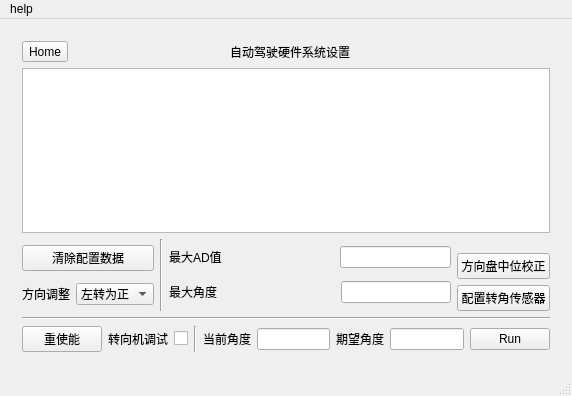
<?xml version="1.0" encoding="UTF-8"?>
<ui version="4.0">
 <class>MainWindow</class>
 <widget class="QMainWindow" name="MainWindow">
  <property name="geometry">
   <rect>
    <x>0</x>
    <y>0</y>
    <width>572</width>
    <height>396</height>
   </rect>
  </property>
  <property name="windowTitle">
   <string>MainWindow</string>
  </property>
  <widget class="QWidget" name="centralWidget">
   <layout class="QVBoxLayout" name="verticalLayout_21">
    <item>
     <widget class="QStackedWidget" name="stackedWidget">
      <property name="styleSheet">
       <string notr="true"/>
      </property>
      <property name="currentIndex">
       <number>1</number>
      </property>
      <widget class="QWidget" name="page_mainWindow">
       <property name="enabled">
        <bool>true</bool>
       </property>
       <property name="mouseTracking">
        <bool>false</bool>
       </property>
       <property name="acceptDrops">
        <bool>false</bool>
       </property>
       <property name="styleSheet">
        <string notr="true"/>
       </property>
       <layout class="QHBoxLayout" name="horizontalLayout_16">
        <item>
         <layout class="QHBoxLayout" name="horizontalLayout_7">
          <item>
           <widget class="QFrame" name="frame">
            <property name="maximumSize">
             <size>
              <width>265</width>
              <height>248</height>
             </size>
            </property>
            <property name="styleSheet">
             <string notr="true">image: url(:/image/seu.png);</string>
            </property>
            <property name="frameShape">
             <enum>QFrame::StyledPanel</enum>
            </property>
            <property name="frameShadow">
             <enum>QFrame::Raised</enum>
            </property>
           </widget>
          </item>
          <item>
           <layout class="QVBoxLayout" name="verticalLayout_8">
            <item>
             <layout class="QHBoxLayout" name="horizontalLayout_5">
              <item>
               <widget class="QLabel" name="label_7">
                <property name="text">
                 <string>端  口  号</string>
                </property>
               </widget>
              </item>
              <item>
               <widget class="QComboBox" name="comboBox_port"/>
              </item>
             </layout>
            </item>
            <item>
             <layout class="QHBoxLayout" name="horizontalLayout_6">
              <item>
               <widget class="QLabel" name="label_6">
                <property name="text">
                 <string>波  特  率</string>
                </property>
               </widget>
              </item>
              <item>
               <widget class="QComboBox" name="comboBox_baudrate">
                <item>
                 <property name="text">
                  <string>500kbps</string>
                 </property>
                </item>
                <item>
                 <property name="text">
                  <string>250kbps</string>
                 </property>
                </item>
               </widget>
              </item>
             </layout>
            </item>
            <item>
             <layout class="QHBoxLayout" name="horizontalLayout_15">
              <item>
               <widget class="QLabel" name="label_3">
                <property name="text">
                 <string>端口操作</string>
                </property>
               </widget>
              </item>
              <item>
               <widget class="QPushButton" name="pushButton_openConfigPort">
                <property name="text">
                 <string>  打开端口   </string>
                </property>
                <property name="checkable">
                 <bool>true</bool>
                </property>
                <property name="checked">
                 <bool>false</bool>
                </property>
               </widget>
              </item>
             </layout>
            </item>
            <item>
             <spacer name="verticalSpacer_2">
              <property name="orientation">
               <enum>Qt::Vertical</enum>
              </property>
              <property name="sizeHint" stdset="0">
               <size>
                <width>20</width>
                <height>40</height>
               </size>
              </property>
             </spacer>
            </item>
            <item>
             <layout class="QHBoxLayout" name="horizontalLayout_3">
              <item>
               <widget class="QPushButton" name="pushButton_systemDebug">
                <property name="text">
                 <string>系统调试</string>
                </property>
               </widget>
              </item>
              <item>
               <widget class="QPushButton" name="pushButton_systemConfig">
                <property name="text">
                 <string>  系统设置   </string>
                </property>
               </widget>
              </item>
             </layout>
            </item>
            <item>
             <widget class="QPushButton" name="pushButton_driverless">
              <property name="text">
               <string>  自动驾驶   </string>
              </property>
             </widget>
            </item>
           </layout>
          </item>
         </layout>
        </item>
       </layout>
      </widget>
      <widget class="QWidget" name="page_systemSetting">
       <layout class="QVBoxLayout" name="verticalLayout_7">
        <item>
         <layout class="QVBoxLayout" name="verticalLayout_6">
          <item>
           <layout class="QHBoxLayout" name="horizontalLayout_4">
            <item>
             <widget class="QToolButton" name="toolButton_fromSystemSettingToHome">
              <property name="text">
               <string>Home</string>
              </property>
             </widget>
            </item>
            <item>
             <spacer name="horizontalSpacer">
              <property name="orientation">
               <enum>Qt::Horizontal</enum>
              </property>
              <property name="sizeHint" stdset="0">
               <size>
                <width>40</width>
                <height>20</height>
               </size>
              </property>
             </spacer>
            </item>
            <item>
             <widget class="QLabel" name="label_4">
              <property name="styleSheet">
               <string notr="true">font: 75 15pt &quot;TakaoPGothic&quot;;</string>
              </property>
              <property name="text">
               <string>自动驾驶硬件系统设置             </string>
              </property>
             </widget>
            </item>
            <item>
             <spacer name="horizontalSpacer_3">
              <property name="orientation">
               <enum>Qt::Horizontal</enum>
              </property>
              <property name="sizeHint" stdset="0">
               <size>
                <width>40</width>
                <height>20</height>
               </size>
              </property>
             </spacer>
            </item>
           </layout>
          </item>
          <item>
           <layout class="QHBoxLayout" name="horizontalLayout_11">
            <item>
             <widget class="QListView" name="listView_systemSettingPage"/>
            </item>
           </layout>
          </item>
          <item>
           <layout class="QHBoxLayout" name="horizontalLayout_10">
            <item>
             <layout class="QVBoxLayout" name="verticalLayout_2">
              <item>
               <widget class="QPushButton" name="pushButton_clearConfig">
                <property name="text">
                 <string>清除配置数据</string>
                </property>
               </widget>
              </item>
              <item>
               <layout class="QHBoxLayout" name="horizontalLayout_2">
                <item>
                 <widget class="QLabel" name="label_8">
                  <property name="text">
                   <string>方向调整</string>
                  </property>
                 </widget>
                </item>
                <item>
                 <widget class="QComboBox" name="comboBox_steeringSign">
                  <item>
                   <property name="text">
                    <string>左转为正</string>
                   </property>
                  </item>
                  <item>
                   <property name="text">
                    <string>右转为正</string>
                   </property>
                  </item>
                 </widget>
                </item>
               </layout>
              </item>
             </layout>
            </item>
            <item>
             <widget class="Line" name="line">
              <property name="orientation">
               <enum>Qt::Vertical</enum>
              </property>
             </widget>
            </item>
            <item>
             <layout class="QVBoxLayout" name="verticalLayout_4">
              <item>
               <layout class="QHBoxLayout" name="horizontalLayout_9">
                <item>
                 <widget class="QLabel" name="label">
                  <property name="text">
                   <string>最大AD值</string>
                  </property>
                 </widget>
                </item>
                <item>
                 <spacer name="horizontalSpacer_21">
                  <property name="orientation">
                   <enum>Qt::Horizontal</enum>
                  </property>
                  <property name="sizeHint" stdset="0">
                   <size>
                    <width>40</width>
                    <height>20</height>
                   </size>
                  </property>
                 </spacer>
                </item>
                <item>
                 <widget class="QLineEdit" name="lineEdit_maxAd"/>
                </item>
               </layout>
              </item>
              <item>
               <layout class="QHBoxLayout" name="horizontalLayout">
                <item>
                 <widget class="QLabel" name="label_2">
                  <property name="text">
                   <string>最大角度  </string>
                  </property>
                 </widget>
                </item>
                <item>
                 <spacer name="horizontalSpacer_10">
                  <property name="orientation">
                   <enum>Qt::Horizontal</enum>
                  </property>
                  <property name="sizeHint" stdset="0">
                   <size>
                    <width>40</width>
                    <height>20</height>
                   </size>
                  </property>
                 </spacer>
                </item>
                <item>
                 <widget class="QLineEdit" name="lineEdit_maxAngle"/>
                </item>
               </layout>
              </item>
             </layout>
            </item>
            <item>
             <layout class="QVBoxLayout" name="verticalLayout">
              <item>
               <spacer name="verticalSpacer">
                <property name="orientation">
                 <enum>Qt::Vertical</enum>
                </property>
                <property name="sizeHint" stdset="0">
                 <size>
                  <width>20</width>
                  <height>40</height>
                 </size>
                </property>
               </spacer>
              </item>
              <item>
               <widget class="QPushButton" name="pushButton_verifySteering">
                <property name="text">
                 <string>方向盘中位校正</string>
                </property>
               </widget>
              </item>
              <item>
               <widget class="QPushButton" name="pushButton_configAngleSensor">
                <property name="text">
                 <string>配置转角传感器</string>
                </property>
               </widget>
              </item>
             </layout>
            </item>
           </layout>
          </item>
          <item>
           <widget class="Line" name="line_3">
            <property name="orientation">
             <enum>Qt::Horizontal</enum>
            </property>
           </widget>
          </item>
          <item>
           <layout class="QHBoxLayout" name="horizontalLayout_34">
            <item>
             <widget class="QPushButton" name="pushButton_steeringReEnable">
              <property name="text">
               <string>重使能</string>
              </property>
             </widget>
            </item>
            <item>
             <widget class="QLabel" name="label_19">
              <property name="text">
               <string>转向机调试</string>
              </property>
             </widget>
            </item>
            <item>
             <widget class="QCheckBox" name="checkBox_steerDebug">
              <property name="text">
               <string/>
              </property>
             </widget>
            </item>
            <item>
             <widget class="Line" name="line_4">
              <property name="orientation">
               <enum>Qt::Vertical</enum>
              </property>
             </widget>
            </item>
            <item>
             <widget class="QLabel" name="label_20">
              <property name="text">
               <string>当前角度</string>
              </property>
             </widget>
            </item>
            <item>
             <widget class="QLineEdit" name="lineEdit_currentAngle"/>
            </item>
            <item>
             <widget class="QLabel" name="label_21">
              <property name="text">
               <string>期望角度</string>
              </property>
             </widget>
            </item>
            <item>
             <widget class="QLineEdit" name="lineEdit_setAngle"/>
            </item>
            <item>
             <widget class="QPushButton" name="pushButton_steeringDebug">
              <property name="text">
               <string>Run</string>
              </property>
             </widget>
            </item>
           </layout>
          </item>
         </layout>
        </item>
       </layout>
      </widget>
      <widget class="QWidget" name="page">
       <layout class="QVBoxLayout" name="verticalLayout_9">
        <item>
         <layout class="QHBoxLayout" name="horizontalLayout_18">
          <item>
           <widget class="QToolButton" name="toolButton_fromDriverlessToHome">
            <property name="text">
             <string>Home</string>
            </property>
           </widget>
          </item>
          <item>
           <spacer name="horizontalSpacer_5">
            <property name="orientation">
             <enum>Qt::Horizontal</enum>
            </property>
            <property name="sizeHint" stdset="0">
             <size>
              <width>40</width>
              <height>20</height>
             </size>
            </property>
           </spacer>
          </item>
          <item>
           <widget class="QLabel" name="label_5">
            <property name="styleSheet">
             <string notr="true">font: 75 15pt &quot;TakaoPGothic&quot;;</string>
            </property>
            <property name="text">
             <string>智能农机自动驾驶系统         </string>
            </property>
           </widget>
          </item>
          <item>
           <spacer name="horizontalSpacer_9">
            <property name="orientation">
             <enum>Qt::Horizontal</enum>
            </property>
            <property name="sizeHint" stdset="0">
             <size>
              <width>40</width>
              <height>20</height>
             </size>
            </property>
           </spacer>
          </item>
         </layout>
        </item>
        <item>
         <layout class="QHBoxLayout" name="horizontalLayout_17">
          <item>
           <layout class="QVBoxLayout" name="verticalLayout_5">
            <item>
             <layout class="QHBoxLayout" name="horizontalLayout_8">
              <item>
               <widget class="QLabel" name="label_10">
                <property name="text">
                 <string>经度        </string>
                </property>
               </widget>
              </item>
              <item>
               <widget class="QLineEdit" name="lineEdit_lontitude"/>
              </item>
             </layout>
            </item>
            <item>
             <layout class="QHBoxLayout" name="horizontalLayout_12">
              <item>
               <widget class="QLabel" name="label_9">
                <property name="text">
                 <string>纬度        </string>
                </property>
               </widget>
              </item>
              <item>
               <widget class="QLineEdit" name="lineEdit_latitude"/>
              </item>
             </layout>
            </item>
            <item>
             <layout class="QHBoxLayout" name="horizontalLayout_13">
              <item>
               <widget class="QLabel" name="label_11">
                <property name="text">
                 <string>航向        </string>
                </property>
               </widget>
              </item>
              <item>
               <widget class="QLineEdit" name="lineEdit_vehicleYaw"/>
              </item>
             </layout>
            </item>
            <item>
             <layout class="QHBoxLayout" name="horizontalLayout_14">
              <item>
               <widget class="QLabel" name="label_12">
                <property name="text">
                 <string>前轮转角</string>
                </property>
               </widget>
              </item>
              <item>
               <widget class="QLineEdit" name="lineEdit_roadWheelngle"/>
              </item>
             </layout>
            </item>
            <item>
             <spacer name="verticalSpacer_4">
              <property name="orientation">
               <enum>Qt::Vertical</enum>
              </property>
              <property name="sizeHint" stdset="0">
               <size>
                <width>20</width>
                <height>40</height>
               </size>
              </property>
             </spacer>
            </item>
            <item>
             <widget class="QPushButton" name="pushButton_disableSteer">
              <property name="text">
               <string>失能转向电机</string>
              </property>
             </widget>
            </item>
            <item>
             <widget class="QPushButton" name="pushButton_steeringReEnable_2">
              <property name="text">
               <string>重使能</string>
              </property>
             </widget>
            </item>
           </layout>
          </item>
          <item>
           <spacer name="horizontalSpacer_2">
            <property name="orientation">
             <enum>Qt::Horizontal</enum>
            </property>
            <property name="sizeHint" stdset="0">
             <size>
              <width>40</width>
              <height>20</height>
             </size>
            </property>
           </spacer>
          </item>
          <item>
           <layout class="QVBoxLayout" name="verticalLayout_3">
            <item>
             <widget class="QLineEdit" name="lineEdit_testNumToRecordFile"/>
            </item>
            <item>
             <widget class="QPushButton" name="pushButton_recordDataTofile">
              <property name="text">
               <string>开始记录数据</string>
              </property>
              <property name="checkable">
               <bool>true</bool>
              </property>
             </widget>
            </item>
            <item>
             <spacer name="verticalSpacer_3">
              <property name="orientation">
               <enum>Qt::Vertical</enum>
              </property>
              <property name="sizeHint" stdset="0">
               <size>
                <width>20</width>
                <height>40</height>
               </size>
              </property>
             </spacer>
            </item>
            <item>
             <widget class="QPushButton" name="pushButton_recordTarget">
              <property name="text">
               <string>记录目标点</string>
              </property>
             </widget>
            </item>
            <item>
             <widget class="QPushButton" name="pushButton_startDriverless">
              <property name="text">
               <string>开始自动驾驶</string>
              </property>
              <property name="checkable">
               <bool>true</bool>
              </property>
             </widget>
            </item>
            <item>
             <widget class="QPushButton" name="pushButton_pauseDriverless">
              <property name="text">
               <string>暂停自动驾驶</string>
              </property>
             </widget>
            </item>
            <item>
             <widget class="QPushButton" name="pushButton_stopDriverless">
              <property name="text">
               <string>停止自动驾驶</string>
              </property>
             </widget>
            </item>
           </layout>
          </item>
         </layout>
        </item>
       </layout>
      </widget>
      <widget class="QWidget" name="page_2">
       <layout class="QVBoxLayout" name="verticalLayout_11">
        <item>
         <layout class="QVBoxLayout" name="verticalLayout_10">
          <item>
           <layout class="QHBoxLayout" name="horizontalLayout_19">
            <item>
             <widget class="QToolButton" name="toolButton_fromDebugToHome">
              <property name="text">
               <string>Home</string>
              </property>
             </widget>
            </item>
            <item>
             <spacer name="horizontalSpacer_6">
              <property name="orientation">
               <enum>Qt::Horizontal</enum>
              </property>
              <property name="sizeHint" stdset="0">
               <size>
                <width>40</width>
                <height>20</height>
               </size>
              </property>
             </spacer>
            </item>
            <item>
             <widget class="QLabel" name="label_15">
              <property name="styleSheet">
               <string notr="true">font: 75 15pt &quot;TakaoPGothic&quot;;</string>
              </property>
              <property name="text">
               <string>智能农机CAN总线调试     </string>
              </property>
             </widget>
            </item>
            <item>
             <spacer name="horizontalSpacer_7">
              <property name="orientation">
               <enum>Qt::Horizontal</enum>
              </property>
              <property name="sizeHint" stdset="0">
               <size>
                <width>40</width>
                <height>20</height>
               </size>
              </property>
             </spacer>
            </item>
           </layout>
          </item>
          <item>
           <widget class="QListView" name="listView_debugPage"/>
          </item>
          <item>
           <layout class="QHBoxLayout" name="horizontalLayout_20">
            <item>
             <spacer name="horizontalSpacer_4">
              <property name="orientation">
               <enum>Qt::Horizontal</enum>
              </property>
              <property name="sizeHint" stdset="0">
               <size>
                <width>40</width>
                <height>20</height>
               </size>
              </property>
             </spacer>
            </item>
            <item>
             <widget class="QPushButton" name="pushButton_canbusMonitor">
              <property name="styleSheet">
               <string notr="true">image: url(:/image/back.png);</string>
              </property>
              <property name="text">
               <string>开始监控</string>
              </property>
              <property name="checkable">
               <bool>true</bool>
              </property>
             </widget>
            </item>
            <item>
             <spacer name="horizontalSpacer_8">
              <property name="orientation">
               <enum>Qt::Horizontal</enum>
              </property>
              <property name="sizeHint" stdset="0">
               <size>
                <width>40</width>
                <height>20</height>
               </size>
              </property>
             </spacer>
            </item>
           </layout>
          </item>
         </layout>
        </item>
       </layout>
      </widget>
     </widget>
    </item>
   </layout>
  </widget>
  <widget class="QMenuBar" name="menuBar">
   <property name="geometry">
    <rect>
     <x>0</x>
     <y>0</y>
     <width>572</width>
     <height>23</height>
    </rect>
   </property>
   <widget class="QMenu" name="menuHelp">
    <property name="title">
     <string>help</string>
    </property>
    <addaction name="separator"/>
    <addaction name="actionAbout"/>
   </widget>
   <addaction name="menuHelp"/>
  </widget>
  <widget class="QStatusBar" name="statusBar"/>
  <action name="actiona">
   <property name="text">
    <string>a\</string>
   </property>
  </action>
  <action name="actionBss">
   <property name="text">
    <string>Bss</string>
   </property>
  </action>
  <action name="actionAbout">
   <property name="text">
    <string>About</string>
   </property>
  </action>
  <action name="actionsss">
   <property name="text">
    <string>sss</string>
   </property>
  </action>
 </widget>
 <layoutdefault spacing="6" margin="11"/>
 <resources/>
 <connections/>
</ui>
